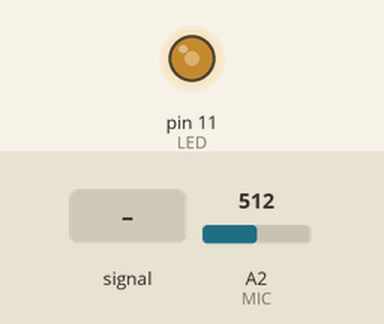
The sketch below on a simulated Arduino Uno, built with avr-gcc and run on an emulated ATmega328P. Parts: output pins drawn as LEDs (lit = HIGH). The inputs (shaded band) are chosen by the test bench; at power-on: A2 (MIC) = 512.

Above: at 1.2 s.
1.3 s: A2 (MIC) fed a 200 Hz sine of ±81 counts around its level
Timing chart, 0 to 2.8 s (numbered marks = the images above; inputs shaded):
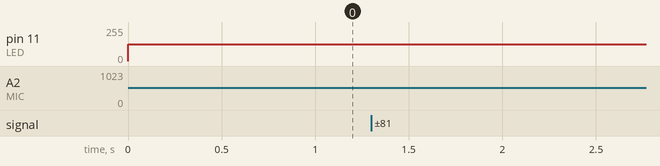

The sketch:

MIC_brightness.ino
```cpp
const int MIC = A2;
const int LED = 11;
int micval,ledval = 0;

void setup(){
  pinMode(MIC,INPUT);
  pinMode(LED,OUTPUT);
}

void loop(){
  micval = analogRead(MIC);
  ledval = map(micval,0,1023,0,255);
  if(micval > 1){
    analogWrite(LED,ledval);
  }
  else{
    digitalWrite(LED,LOW);
  }

  //delay(100);
}
```
